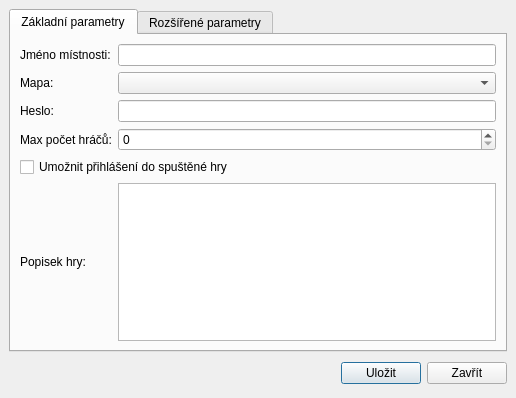
<ui version="4.0" >
 <author></author>
 <comment></comment>
 <exportmacro></exportmacro>
 <class>ParamsDlg</class>
 <widget class="QDialog" name="ParamsDlg" >
  <property name="geometry" >
   <rect>
    <x>0</x>
    <y>0</y>
    <width>516</width>
    <height>398</height>
   </rect>
  </property>
  <property name="windowTitle" >
   <string>Parametry hry/místnosti</string>
  </property>
  <layout class="QGridLayout" >
   <property name="margin" >
    <number>9</number>
   </property>
   <property name="spacing" >
    <number>6</number>
   </property>
   <item row="0" column="0" >
    <widget class="QTabWidget" name="tabWidget" >
     <property name="currentIndex" >
      <number>0</number>
     </property>
     <widget class="QWidget" name="tab" >
      <attribute name="title" >
       <string>Základní parametry</string>
      </attribute>
      <layout class="QGridLayout" >
       <property name="margin" >
        <number>9</number>
       </property>
       <property name="spacing" >
        <number>6</number>
       </property>
       <item row="0" column="0" >
        <layout class="QGridLayout" >
         <property name="margin" >
          <number>0</number>
         </property>
         <property name="spacing" >
          <number>6</number>
         </property>
         <item row="0" column="1" >
          <widget class="QLineEdit" name="lineName" />
         </item>
         <item row="3" column="1" >
          <widget class="QSpinBox" name="spinPlayers" />
         </item>
         <item row="0" column="0" >
          <widget class="QLabel" name="label" >
           <property name="text" >
            <string>Jméno místnosti:</string>
           </property>
          </widget>
         </item>
         <item row="2" column="0" >
          <widget class="QLabel" name="label_2" >
           <property name="text" >
            <string>Heslo:</string>
           </property>
          </widget>
         </item>
         <item row="1" column="1" >
          <widget class="QComboBox" name="comboMap" />
         </item>
         <item row="5" column="0" >
          <widget class="QLabel" name="label_4" >
           <property name="text" >
            <string>Popisek hry:</string>
           </property>
          </widget>
         </item>
         <item row="5" column="1" >
          <widget class="QTextEdit" name="textDescr" />
         </item>
         <item row="1" column="0" >
          <widget class="QLabel" name="" >
           <property name="text" >
            <string>Mapa:</string>
           </property>
          </widget>
         </item>
         <item row="3" column="0" >
          <widget class="QLabel" name="label_3" >
           <property name="text" >
            <string>Max počet hráčů:</string>
           </property>
          </widget>
         </item>
         <item row="2" column="1" >
          <widget class="QLineEdit" name="linePassword" />
         </item>
         <item row="4" column="0" colspan="2" >
          <widget class="QCheckBox" name="checkAllowStarted" >
           <property name="text" >
            <string>Umožnit přihlášení do spuštěné hry</string>
           </property>
          </widget>
         </item>
        </layout>
       </item>
      </layout>
     </widget>
     <widget class="QWidget" name="tabExtended" >
      <attribute name="title" >
       <string>Rozšířené parametry</string>
      </attribute>
     </widget>
    </widget>
   </item>
   <item row="1" column="0" >
    <layout class="QHBoxLayout" >
     <property name="margin" >
      <number>0</number>
     </property>
     <property name="spacing" >
      <number>6</number>
     </property>
     <item>
      <spacer>
       <property name="orientation" >
        <enum>Qt::Horizontal</enum>
       </property>
       <property name="sizeHint" >
        <size>
         <width>131</width>
         <height>31</height>
        </size>
       </property>
      </spacer>
     </item>
     <item>
      <widget class="QPushButton" name="okButton" >
       <property name="text" >
        <string>Uložit</string>
       </property>
      </widget>
     </item>
     <item>
      <widget class="QPushButton" name="cancelButton" >
       <property name="text" >
        <string>Zavřít</string>
       </property>
      </widget>
     </item>
    </layout>
   </item>
  </layout>
 </widget>
 <pixmapfunction></pixmapfunction>
 <resources/>
 <connections>
  <connection>
   <sender>okButton</sender>
   <signal>clicked()</signal>
   <receiver>ParamsDlg</receiver>
   <slot>accept()</slot>
   <hints>
    <hint type="sourcelabel" >
     <x>278</x>
     <y>253</y>
    </hint>
    <hint type="destinationlabel" >
     <x>96</x>
     <y>254</y>
    </hint>
   </hints>
  </connection>
  <connection>
   <sender>cancelButton</sender>
   <signal>clicked()</signal>
   <receiver>ParamsDlg</receiver>
   <slot>reject()</slot>
   <hints>
    <hint type="sourcelabel" >
     <x>369</x>
     <y>253</y>
    </hint>
    <hint type="destinationlabel" >
     <x>179</x>
     <y>282</y>
    </hint>
   </hints>
  </connection>
 </connections>
</ui>
